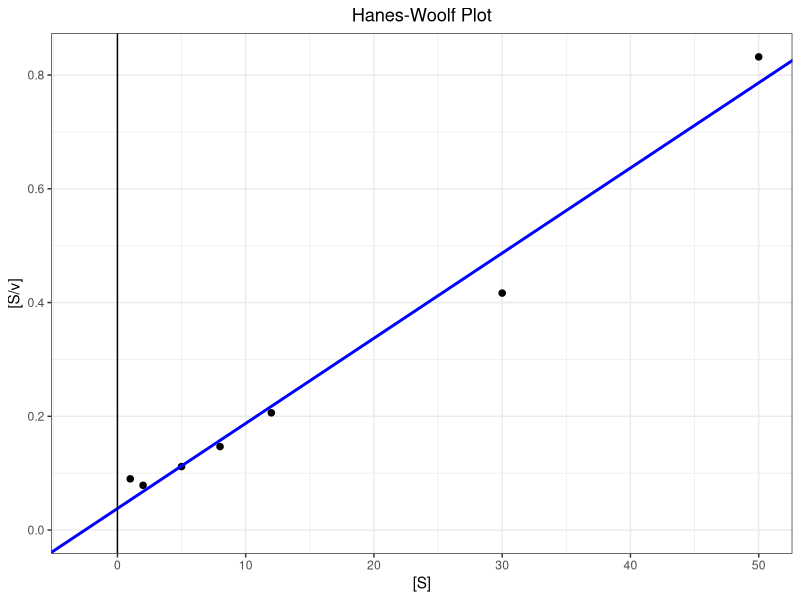

Reproduce this figure in R.


## Test data
S <- c(0,1,2,5,8,12,30,50)
V <- c(0,11.1,25.4,44.8,54.5,58.2,72.0,60.1)

#Alternative Test Data
#S <- c(2.5,3.5,5,10,20,50)
#V <- c(32.3,40,50.8,72,87.7,115.4)

## Read in to a data frame
ReadIn <- function(S, V){
  Inv.V <- 1/V # Lineweaver-Burk (y)
  Inv.S <- 1/S #Lineweaver-Burk (x)
  V.div.S <- V/S # Eadie-Hofstee
  S.div.V <- S/V # Hanes-Woolf
  enz.data <- data.frame(S, V, Inv.V, Inv.S, V.div.S, S.div.V) # read into df
  enz.data <- enz.data[order(S),]
  names(enz.data)[3] <- "1/V"
  names(enz.data)[4] <- "1/S"
  names(enz.data)[5] <- "V/S"
  names(enz.data)[6] <- "S/V"
  return(enz.data)
}
enz.data <- ReadIn(S, V)



#### Hanes Woolf Plot Function ####

HanesWoolf <-function(enz.data){
  
  library(ggplot2)  
  
  if (enz.data[1,1]==0 && enz.data[1,2]==0) enz.data<-enz.data[-1,]    # if the first measurement S or V is the enz.data dataframe is equal to 0, the whole row gets deleted because the linear model cannot deal with values that are NA/NaN/Inf
                                                                       #which is what you get if you try and divide things by 0 

  HWdata <- data.frame(enz.data[,1], enz.data[,6])  
  
  HWmodel <- lm(enz.data[,6] ~ enz.data[,1]) 
  Y.intercept <- c(0, HWmodel$coefficients[[1]])
  X.intercept <- c(-HWmodel$coefficients[[1]]/HWmodel$coefficients[[2]], 0)
  
  HWplot <-  ggplot(HWdata, aes(x=enz.data[,1] , y=enz.data[,6])) +
    
    geom_point(size=3, shape=20) +
    
    ggtitle("Hanes-Woolf Plot") +
    
    ylim(0, max(HWdata[,2])) +
    xlab("[S]") +
    ylab("[S/v]") +
    xlim(X.intercept[1], max(enz.data[,1])) +
    ylim(0, max(enz.data[,6])) +
    theme_bw()+
    theme(plot.title = element_text(hjust=0.5))+
    
    geom_abline(intercept = HWmodel$coefficients[[1]], slope = HWmodel$coefficients[[2]], color = "blue", size = 1)+
    geom_vline(xintercept = 0, size=0.5)
  
   
  return(HWplot)
}

#PRINT 

HanesWoolf(enz.data)

###### It sometimes gives the message: "Scale for 'y' is already present. Adding another scale for 'y', which will replace the existing scale."
    #after producing the graph. However, this doesn't seem to have any effect on the function so it can be ignored. 


# HW formula  -Gives the equation of the line as well as the x and y intercepts  

HW.formula <- function(enz.data){
 
   if (enz.data[1,1]==0 && enz.data[1,2]==0) enz.data<-enz.data[-1,] #again, we have to get rid of any 0 values because it can't make a model when there are NA/NaN/Inf values in 'x'
  
  HWmodel <- lm(enz.data[,6] ~ enz.data[,1]) 
  HW.Y.intercept <- paste("y intercept = (", 0,", ", (signif(HWmodel$coefficients[[1]], 3)), ")", collapse="", sep="")
  HW.X.intercept <- paste("x intercept = (", signif(c(-HWmodel$coefficients[[1]]/HWmodel$coefficients[[2]]), 3), ", ", 0, ")", collapse="", sep="")
  HW.equation <- paste("y = ", (signif(HWmodel$coefficients[[2]], 3)), "x + ", (signif(HWmodel$coefficients[[1]], 3)), collapse="", sep="")
  HW.data <- c(HW.X.intercept, HW.Y.intercept, HW.X.intercept, HW.equation)
  return(HW.data)
}

HW.formula(enz.data)
